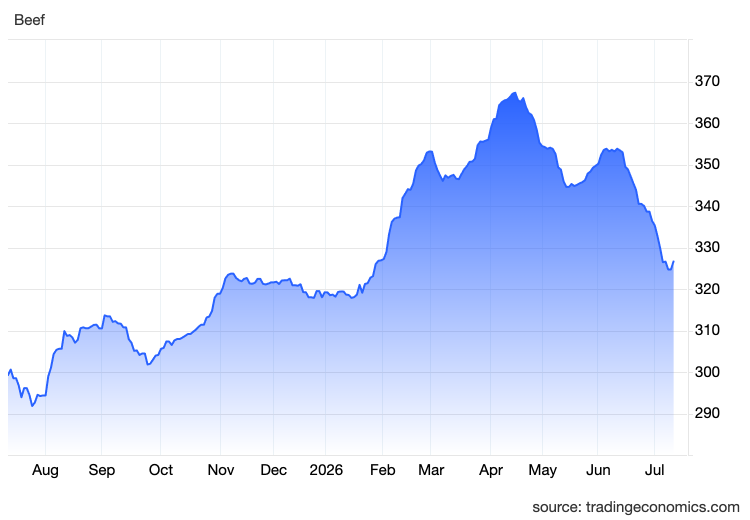
#> input picture beef_com.png, 1500 x 1040 px (shown at 1/2 size)
$ python test_graph_extractor.py
#> lines starting #> are read from the running program, lines starting #| are printed output that depends on the picture
### graph_extractor.py
import numpy as np
from PIL import Image
import matplotlib.colors as mcolors
from datetime import datetime, timedelta

def detect_plot_bbox(img_arr):
    """
    Automatically detects the plotting area bounding box (left, top, right, bottom)
    in pixels by scanning for horizontal grid/border lines.

    Parameters:
    -----------
    img_arr : np.ndarray
        The image converted to a numpy RGB array of shape (height, width, 3).

    Returns:
    --------
    tuple of (int, int, int, int)
        The detected bounding box: (left, top, right, bottom).
    """
    height, width, _ = img_arr.shape

    # 1. Detect horizontal lines (grid lines and top/bottom borders)
    # Grid lines are typically light grey (nearly desaturated, color values close to each other).
    # We look for rows where at least 50% of the row has a desaturated light-grey color.
    horizontal_rows = []
    for y in range(height):
        row = img_arr[y, :, :3]
        # Check for light grey gridline color range (220 to 245)
        is_light_grey = (row[:, 0] >= 220) & (row[:, 0] <= 245) & \
                        (np.abs(row[:, 0] - row[:, 1]) < 3) & \
                        (np.abs(row[:, 1] - row[:, 2]) < 3)
        if np.sum(is_light_grey) > width * 0.5:
            horizontal_rows.append(y)

    # Default fallback values if detection fails
    top_y = 78
    bottom_y = 910
    left_x = 16
    right_x = 1377

    if len(horizontal_rows) >= 2:
        top_y = horizontal_rows[0]
        bottom_y = horizontal_rows[-1]

    # 2. Determine left and right boundaries by analyzing where the horizontal lines start and end
    # We inspect the top and bottom detected lines to find their extent
    for y_test in [top_y, bottom_y]:
        if 0 <= y_test < height:
            row = img_arr[y_test, :, :3]
            is_grey = (row[:, 0] >= 220) & (row[:, 0] <= 245) & \
                      (np.abs(row[:, 0] - row[:, 1]) < 3) & \
                      (np.abs(row[:, 1] - row[:, 2]) < 3)
            grey_indices = np.where(is_grey)[0]
            if len(grey_indices) > 10:
                left_x = int(grey_indices[0])
                right_x = int(grey_indices[-1])

                # Check for a vertical axis border line on the right (often around right_x)
                # If there's a strong vertical line near right_x, use it
                for test_x in range(right_x, right_x - 15, -1):
                    if 0 <= test_x < width:
                        col = img_arr[top_y:bottom_y+1, test_x, :3]
                        # Count grey pixels in this column segment
                        col_grey = (col[:, 0] >= 220) & (col[:, 0] <= 240)
                        if np.sum(col_grey) > (bottom_y - top_y) * 0.9:
                            right_x = test_x
                            break
                break

    return (left_x, top_y, right_x, bottom_y)

def extract_points_from_graph(image_path, x_limits, y_limits, color="blue", plot_bbox=None, date_limits=None):
    """
    Extracts x, y points from a graph image, optionally assigning a timestamp.

    Parameters:
    -----------
    image_path : str
        Path to the graph image.
    x_limits : tuple of (float, float)
        The data limits for the x-axis, corresponding to the left and right edges of the plot area.
    y_limits : tuple of (float, float)
        The data limits for the y-axis, corresponding to the bottom and top edges of the plot area.
    color : str, tuple, or list
        Color of the data trace to extract (e.g. 'blue', '#2962FF', or (41, 98, 255)).
    plot_bbox : tuple of (int, int, int, int), optional
        Pixel bounding box of the plot area: (left, top, right, bottom).
        If None, the function automatically detects the plot region.
    date_limits : tuple of (str, str), optional
        Start and end dates corresponding to the x_limits (e.g., ('2025-08-01', '2026-07-01')).
        If provided, a third element (timestamp) is added to each returned point tuple.

    Returns:
    --------
    list of tuple
        List of (x, y) or (x, y, timestamp) data points.
    """
#> called with image_path = 'beef_com.png', x_limits = (0, 11), y_limits = (290, 370), color = 'blue'
    # 1. Load image and convert to RGB numpy array
    img = Image.open(image_path).convert("RGB")
    img_arr = np.array(img)

    # 2. Convert color argument to 0-255 RGB values
    if isinstance(color, str):
        if color.startswith("#"):
            target_rgb = np.array(mcolors.hex2color(color)) * 255.0
        else:
            try:
                target_rgb = np.array(mcolors.to_rgb(color)) * 255.0
            except ValueError:
                # Fallback dictionary for basic names
                color_map = {
                    "blue": [0, 0, 255],
                    "red": [255, 0, 0],
                    "green": [0, 255, 0],
                    "orange": [255, 165, 0],
                    "yellow": [255, 255, 0],
                    "purple": [128, 0, 128],
                    "cyan": [0, 255, 255],
                    "magenta": [255, 0, 255],
                }
                target_rgb = np.array(color_map.get(color.lower(), [0, 0, 255]))
    elif isinstance(color, (list, tuple)) and len(color) == 3:
        target_rgb = np.array(color)
    else:
        raise ValueError("Invalid color format. Provide a color name, hex string, or (R, G, B) tuple.")

    # 3. Resolve plot bounding box (auto-detect if None)
    if plot_bbox is None:
        left_x, top_y, right_x, bottom_y = detect_plot_bbox(img_arr)
#> after the loop in detect_plot_bbox, `for y in range(height):`: horizontal_rows = [78, 79, 164, 165, 246, 247, 330, 331, 412, 413, 496, 497, 910, 911]
#> in detect_plot_bbox, `top_y = horizontal_rows[0]`: top_y = 78
#> in detect_plot_bbox, `bottom_y = horizontal_rows[-1]`: bottom_y = 911
#> the loop in detect_plot_bbox, `for y_test in [top_y, bottom_y]:` made 1 pass
#> (y_test, left_x) on pass 1: (78, 16)
#> left_x = 16; top_y = 78; right_x = 1377; bottom_y = 911
    else:
        left_x, top_y, right_x, bottom_y = plot_bbox

    # Parse date limits if provided
    dmin, dmax, delta_seconds = None, None, None
    if date_limits is not None:
        dmin_str, dmax_str = date_limits
        # Try various standard formats
        for fmt in ("%Y-%m-%d", "%Y-%m-%d %H:%M:%S", "%Y-%m-%dT%H:%M:%S"):
            try:
                if dmin is None:
                    dmin = datetime.strptime(dmin_str, fmt)
            except ValueError:
                pass
            try:
                if dmax is None:
                    dmax = datetime.strptime(dmax_str, fmt)
            except ValueError:
                pass

        if dmin is None or dmax is None:
            try:
                if dmin is None:
                    dmin = datetime.fromisoformat(dmin_str)
                if dmax is None:
                    dmax = datetime.fromisoformat(dmax_str)
            except Exception as e:
                raise ValueError(f"Could not parse date limits: {e}")

        delta_seconds = (dmax - dmin).total_seconds()

    extracted_points = []

    # Define a color distance threshold
    # Named primary colors use a larger threshold to catch variations/anti-aliasing,
    # whereas specific hexadecimal/RGB colors use a tighter threshold.
    is_named_primary = isinstance(color, str) and color.lower() in [
        "blue", "red", "green", "orange", "yellow", "purple", "cyan", "magenta"
    ]
    threshold = 130 if is_named_primary else 45

    # 4. Scan columns left-to-right
    for x in range(left_x, right_x + 1):
        column_pixels = img_arr[top_y:bottom_y+1, x, :3]
        # Compute Euclidean distance in RGB space to target color
        dists = np.linalg.norm(column_pixels - target_rgb, axis=1)
        matching_y_indices = np.where(dists < threshold)[0]

        if len(matching_y_indices) > 0:
            # Select the topmost matching pixel to extract the trace and ignore any filled area below
            top_y_idx = matching_y_indices[0]
            y_pixel = top_y + top_y_idx

            # Map pixel coordinates to data coordinate system
            # X axis mapping
            x_frac = (x - left_x) / (right_x - left_x)
            x_data = x_limits[0] + x_frac * (x_limits[1] - x_limits[0])

            # Y axis mapping (pixel origin is top-left, data origin is bottom-left)
            y_frac = (bottom_y - y_pixel) / (bottom_y - top_y)
            y_data = y_limits[0] + y_frac * (y_limits[1] - y_limits[0])

            if date_limits is not None:
                frac = (x_data - x_limits[0]) / (x_limits[1] - x_limits[0])
                pt_date = dmin + timedelta(seconds=frac * delta_seconds)
                timestamp_str = pt_date.strftime("%Y-%m-%d %H:%M:%S")
                extracted_points.append((x_data, y_data, timestamp_str))
            else:
                extracted_points.append((x_data, y_data))
#> this loop made 1362 passes
#> (matching_y_indices, top_y_idx, y_pixel, x_frac, x_data, y_frac, y_data) on passes 1 to 7: ([667, 668, 669, 670, 671, 672, 673], 667, 745, 0, 0, 0.199, 305.9), ([665, 666, 667, 668, 669, 670, 671, 672], 665, 743, 0.000735, 0.00808, 0.202, 306.1), ([663, 664, 665, 666, 667, 668, 669, 670], 663, 741, 0.00147, 0.0162, 0.204, 306.3), ([661, 662, 663, 664, 665, 666, 667, 668], 661, 739, 0.0022, 0.0242, 0.206, 306.5), ([660, 661, 662, 663, 664, 665, 666], 660, 738, 0.00294, 0.0323, 0.208, 306.6), ([660, 661, 662, 663, 664, 665, 666], 660, 738, 0.00367, 0.0404, 0.208, 306.6), ([660, 661, 662, 663, 664, 665, 666, 667, 668, 669], 660, 738, 0.00441, 0.0485, 0.208, 306.6)
#> (top_y_idx, y_pixel, x_frac, x_data, y_frac, y_data) on passes 23, 24, 25, 26, 45, 46: (691, 769, 0.0162, 0.178, 0.17, 303.6), (695, 773, 0.0169, 0.186, 0.166, 303.3), (699, 777, 0.0176, 0.194, 0.161, 302.9), (703, 781, 0.0184, 0.202, 0.156, 302.5), (712, 790, 0.0323, 0.356, 0.145, 301.6), (716, 794, 0.0331, 0.364, 0.14, 301.2)
#> after the loop, extracted_points = 1333 pairs, first value 0 to 10.77, second value 299.9 to 359.8

    return extracted_points

# [94 lines that do not run on import are left out]

### test_graph_extractor.py
import pandas as pd
import matplotlib.pyplot as plt
from PIL import Image
import numpy as np

from graph_extractor import extract_points_from_graph, detect_plot_bbox

def run_verification():
    image_path = "beef_com.png"

    # Define data limits based on the graph axis labels:
    # x-axis: Aug to Jul (12 months represented as indices 0 to 11)
    # y-axis: 290 to 370
    x_limits = (0.0, 11.0)
    y_limits = (290.0, 370.0)

    # 1. Extract data points using auto-detection
    print("Extracting data points using auto-detection...")
    points = extract_points_from_graph(image_path, x_limits, y_limits, color="blue")
#> points has the same summary as extracted_points in extract_points_from_graph
    print(f"Successfully extracted {len(points)} points.")
#| Successfully extracted 1333 points.

    # 2. Save extracted points to CSV
    df = pd.DataFrame(points, columns=["x_data", "y_data"])
#> df = table of 1333 rows and 2 columns
    csv_path = "extracted_data.csv"
    df.to_csv(csv_path, index=False)
    print(f"Saved extracted data to {csv_path}")

    # 3. Generate verification plot showing points overlayed on the original image
    print("Generating verification plot...")
    img = Image.open(image_path)
#> img is the input picture: PIL image 1500x1040 RGBA; mean R, G, B, A 227.5, 234.2, 252.6, 255
    img_arr = np.array(img)

    # Re-detect the bounding box to plot it
    left, top, right, bottom = detect_plot_bbox(img_arr)
#> the loop in detect_plot_bbox (call 2), `for y_test in [top_y, bottom_y]:` made 1 pass
#> left = 16; top = 78; right = 1377; bottom = 911

    # Map the data points back to pixel coordinates for visual overlay
    pixel_points = []
    for x_d, y_d in points:
        # Convert x_data to x_pixel
        x_frac = (x_d - x_limits[0]) / (x_limits[1] - x_limits[0])
        x_pix = left + x_frac * (right - left)

        # Convert y_data to y_pixel
        y_frac = (y_d - y_limits[0]) / (y_limits[1] - y_limits[0])
        y_pix = bottom - y_frac * (bottom - top)

        pixel_points.append((x_pix, y_pix))
#> this loop made 1333 passes
#> (x_d, y_d) on passes 8 to 10: (0.0566, 306.4), (0.0647, 306), (0.0727, 305.8)

    pixel_points = np.array(pixel_points)

    # Plot the original image and overlay the extracted points
    plt.figure(figsize=(12, 8))
    plt.imshow(img)

    # Plot extracted points in bright red
    plt.scatter(pixel_points[:, 0], pixel_points[:, 1], color="red", s=1, label="Extracted Trace Points")

    # Draw detected plot boundary box
    plt.plot([left, right, right, left, left], [top, top, bottom, bottom, top],
             color="green", linestyle="--", linewidth=1.5, label="Detected Plot Area Bounding Box")

    plt.title("Visual Verification of Graph Data Extraction", fontsize=14, pad=15)
    plt.legend(loc="lower left", framealpha=0.9)
    plt.tight_layout()

    verification_path = "verification_plot.png"
    plt.savefig(verification_path, dpi=150)
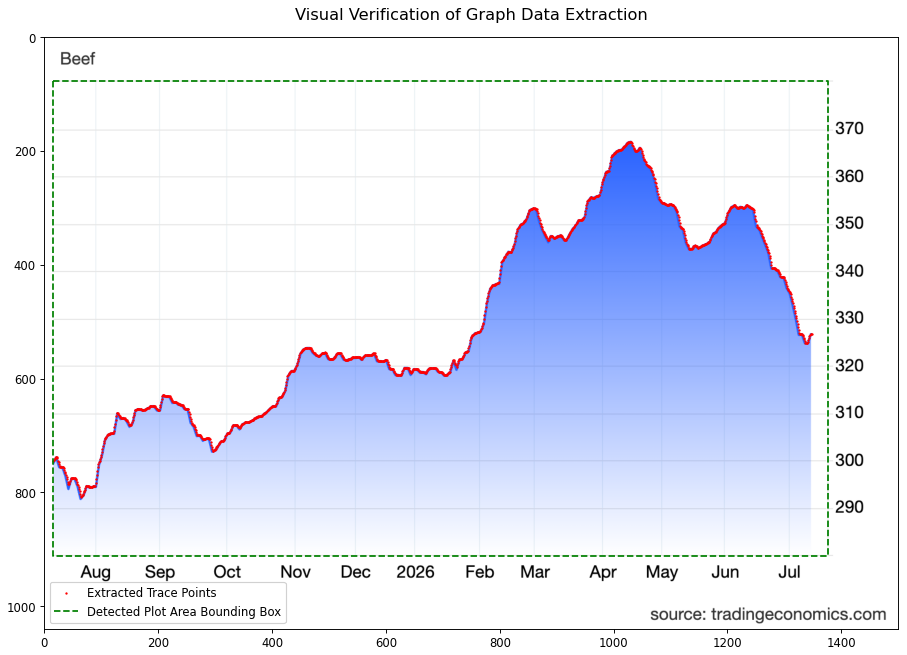
#> figure drawn by matplotlib, 1 panel
    plt.close()
    print(f"Saved verification plot overlay to {verification_path}")

if __name__ == "__main__":
    run_verification()
